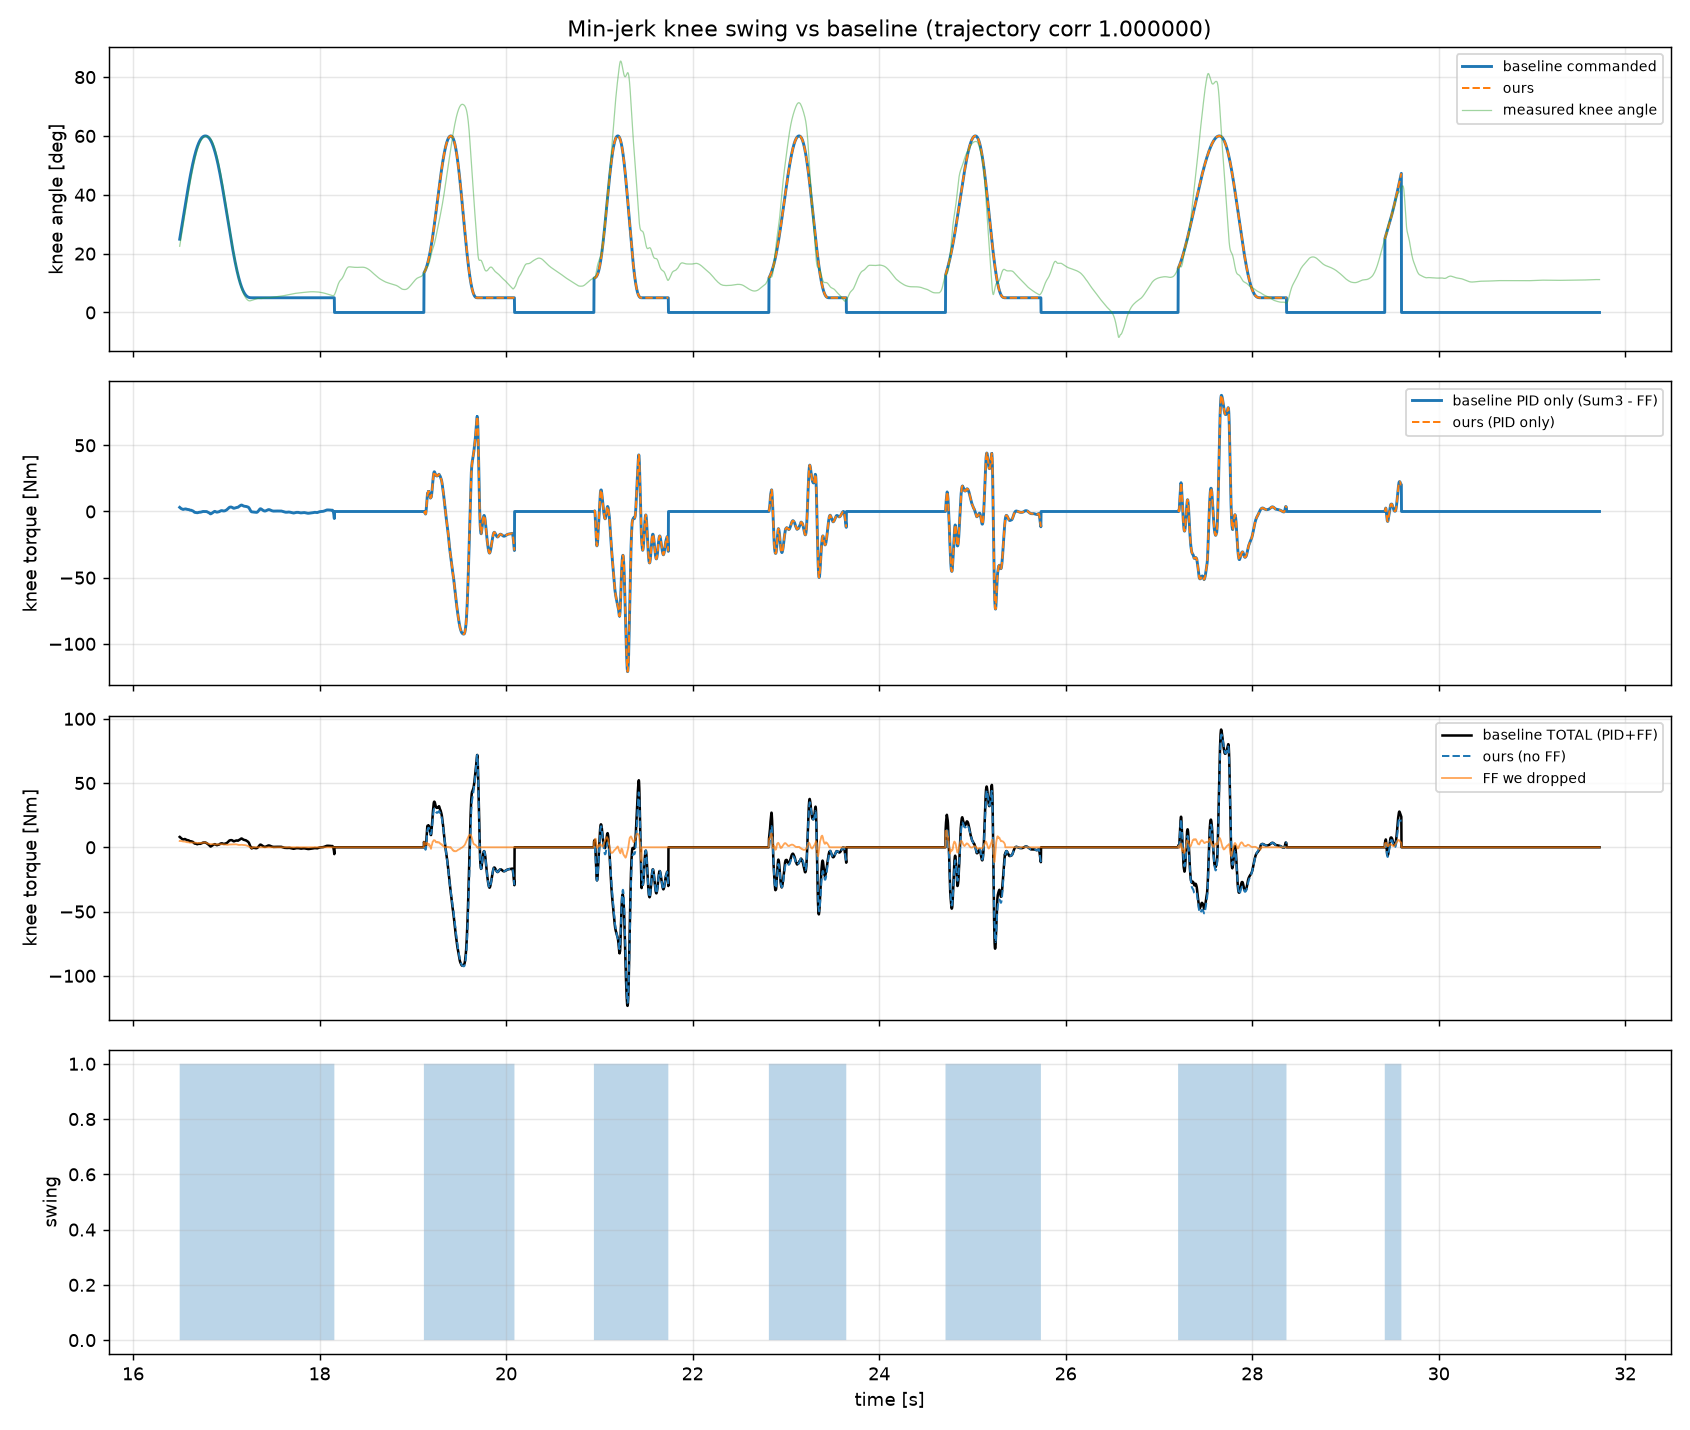

Recreate this plot in Python.
"""Replay MinJerkSwing against the baseline's own commanded swing.

The trial ran the NPC controller with min-jerk swing live, and the `walk` scope
group logs that block's internals, so the setpoints it commanded are available
as a reference rather than just as scale context.

Compared, kept separate on purpose:

1. Trajectory, both joints, against walk p1 (knee) and p4 (ankle).

2. Torque, against the baseline's pid-only output. Its knee torque is
   `ff*1 + pid` (Torque Control/Sum3) and the feedforward is logged separately,
   so walk[:,0] - walk[:,4] isolates the pid. The gains and setpoint match and
   replay feeds the same measured angle, so that comparison exercises the
   discrete pid. The ankle feedforward gain is 0, so its torque compares
   directly. walk[:,4] is what the dropped knee feedforward was contributing.

   The measured angle here came from a leg that had the feedforward, so this
   bounds the torque difference, not the tracking that would result without it.

Inputs come from the baseline's own latches so the comparison isolates the
solver:
  base[:,40] `from stance to swing/time`     -- t_toeoff, latched
  base[:,41] `Triggered Subsystem/time`      -- t_heelstrike, latched
which reproduces swing_duration exactly instead of re-deriving it from our
contact detection. base[:,39] is the latched toe-off knee angle, a cross-check
that we sample the same instant.

Initial conditions go through the baseline's input filters (2nd-order
Butterworth at 1 kHz: knee velocity 25 Hz, ankle velocity 20 Hz, both
accelerations 10 Hz), which live inside `minjerk swing Control` and feed the
trajectory initial conditions.

Runs at the log's 1 kHz rather than the 500 Hz control rate. The trajectory is a
function of time and does not care, but the filters and the pid's discrete
states do.

The walking window opens mid-swing. That first truncated swing has no toe-off to
latch, so it is skipped; initiating from the window edge instead compares a
fresh trajectory against one already half done.

walk column map (0-based into scope_data.walk.data), from signalNames:
    0  Torque Control/Sum3 ............ knee torque (ff + pid)
    1  Torque Control/Sum2 ............ ankle torque
    2  evaluate polynomials/p1 ........ knee angle setpoint
    3  evaluate polynomials/p4 ........ ankle angle setpoint
    4  Calculate FF Torque/p1 ......... tau_knee_ff
    6  minjerk swing Control/Sum1 ..... stance duration
    7  evaluate polynomials/p2 ........ knee velocity setpoint
    8  evaluate polynomials/p3 ........ knee acceleration setpoint

Data + base column map: see tests/impedance_stance_replay.py.

Run:  uv run python -m cmu_leg.tests.minjerk_swing_replay
Writes minjerk_swing_replay.png next to this file.
"""
from dataclasses import replace
from pathlib import Path

import numpy as np
import scipy.io as sio
import matplotlib
matplotlib.use("Agg")
import matplotlib.pyplot as plt

from cmu_leg.control.high_level.walking.minjerk_swing import MinJerkSwing
from cmu_leg.control.utils import Lowpass, clamp
from cmu_leg.types.state import ProsthesisState
from cmu_leg.config.params import MJSWING, COMMON

HERE = Path(__file__).parent
MAT = HERE / "data" / "gaitData20251015_test7_NN_vicon.mat"
PNG = HERE / "minjerk_swing_replay.png"

# The `Ankle Angle` subsystem emits six signals, giving two plausible
# (angle, vel, accel) triples in the log:
#   15/16/17  Convert to radians2/Add   + Discrete Derivative /Diff, 2/Diff
#   18/19/20  Convert to radians2/Bias1 + Discrete Derivative1/Diff, 4/Diff
# 18/19/20 is the one the swing block consumes, established by substitution
# rather than by reading the model: it reproduces the commanded ankle trajectory
# to 0.0000 deg, where 15/16/17 gives 3.90 deg max and 0.60 RMS. The two differ
# by a small state-dependent amount, mean -0.17 deg and up to -2.9 deg, which
# looks like ankle spring deflection rather than a fixed offset. Which of them
# ProsthesisState.ankle_angle carries is unsettled, so this exercises the solver
# rather than the plumbing.
BASE = dict(knee_ang=7, knee_vel=8, knee_acc=9,
            ankle_ang=18, ankle_vel=19, ankle_acc=20, stance=29,
            toeoff_knee=39, t_toeoff=40, t_heelstrike=41, time=107)
WALK = dict(knee_tq=0, ankle_tq=1, knee_traj=2, ankle_traj=3, knee_ff=4,
            stance_dur=6, knee_vel_traj=7, knee_acc_traj=8)

WALK_START_S = 16.5
LOG_RATE = 1000.0


def load():
    sd = sio.loadmat(str(MAT), squeeze_me=True,
                     struct_as_record=False)["scope_data"]
    t = sd.base.data[:, BASE["time"]]
    w = t >= WALK_START_S
    sig = {k: sd.base.data[w, c] for k, c in BASE.items()}
    sig.update({k: sd.walk.data[w, c] for k, c in WALK.items()})
    return sig


def replay(sig):
    """Drive MinJerkSwing over the trial, resetting on each toe-off edge."""
    # Run the pid at the log's rate, which is also the nominal period it seeds
    # _t_prev from.
    ctrl = MinJerkSwing(common=replace(COMMON, control_sample_rate=LOG_RATE))
    ctrl._verified = True

    # Velocity and acceleration are filtered before they become trajectory
    # initial conditions; angle stays raw.
    vel_lp = Lowpass(cutoff_freq=25.0, sample_rate=LOG_RATE, order=2)
    acc_lp = Lowpass(cutoff_freq=10.0, sample_rate=LOG_RATE, order=2)
    a_vel_lp = Lowpass(cutoff_freq=20.0, sample_rate=LOG_RATE, order=2)
    a_acc_lp = Lowpass(cutoff_freq=10.0, sample_rate=LOG_RATE, order=2)
    vel_lp.reset(sig["knee_vel"][0])
    acc_lp.reset(sig["knee_acc"][0])
    a_vel_lp.reset(sig["ankle_vel"][0])
    a_acc_lp.reset(sig["ankle_acc"][0])

    n = len(sig["time"])
    traj = np.full(n, np.nan)
    torque = np.full(n, np.nan)
    a_traj = np.full(n, np.nan)
    a_torque = np.full(n, np.nan)
    swing = sig["stance"] < 0.5
    events = []                      # (t_toeoff, T_ours, T_base, ic_err)

    for i in range(n):
        t = sig["time"][i]
        vel = vel_lp.compute(sig["knee_vel"][i])
        acc = acc_lp.compute(sig["knee_acc"][i])
        st = ProsthesisState(knee_angle=sig["knee_ang"][i],
                             knee_velocity=vel, knee_accel=acc,
                             ankle_angle=sig["ankle_ang"][i],
                             ankle_velocity=a_vel_lp.compute(sig["ankle_vel"][i]),
                             ankle_accel=a_acc_lp.compute(sig["ankle_acc"][i]))

        # Genuine toe-off edges only; see the note on the truncated first swing.
        if i > 0 and swing[i] and not swing[i - 1]:
            # Toe-off. Take the stance duration from the baseline's own latches,
            # read a few ticks in so the triggered latch has certainly updated.
            j = min(i + 5, n - 1)
            stance_dur = sig["t_toeoff"][j] - sig["t_heelstrike"][j]
            ctrl.reset(st, t, prev_stance_duration=stance_dur)
            events.append((t, ctrl._T,
                           clamp(MJSWING.swing_to_stance_ratio * stance_dur,
                                 MJSWING.swing_duration_min,
                                 MJSWING.swing_duration_max),
                           sig["knee_ang"][i] - sig["toeoff_knee"][j]))

        if ctrl.t0 is not None and swing[i]:
            traj[i] = ctrl.knee.setpoint(t - ctrl.t0)[0]
            a_traj[i] = ctrl.ankle.setpoint(t - ctrl.t0)[0]
            out = ctrl.compute(st, t)
            torque[i] = out.knee_desired
            a_torque[i] = out.ankle_desired

    return traj, torque, a_traj, a_torque, np.array(events), swing


def _stats(ours, ref, m):
    e = ours[m] - ref[m]
    return (np.corrcoef(ours[m], ref[m])[0, 1],
            np.sqrt((e ** 2).mean()), np.abs(e).max())


def main():
    sig = load()
    traj, torque, a_traj, a_torque, events, swing = replay(sig)
    m = swing & np.isfinite(traj)

    ref_traj = sig["knee_traj"]
    ff = sig["knee_ff"]
    ref_total = sig["knee_tq"]           # FF*1 + PID
    ref_pid = ref_total - ff             # the baseline's PID alone

    c, rms, mx = _stats(traj, ref_traj, m)
    print("TRAJECTORY  ours vs walk p1")
    print(f"  swings {len(events)}   samples {m.sum()}")
    print(f"  corr {c:.6f}   RMS {np.degrees(rms):.4f} deg   "
          f"max {np.degrees(mx):.4f} deg")

    c, rms, mx = _stats(torque, ref_pid, m)
    print("\nTORQUE  ours vs baseline PID-only (walk Sum3 - FF)")
    print(f"  corr {c:.6f}   RMS {rms:.4f} Nm   max {mx:.4f} Nm")

    c, rms, mx = _stats(torque, ref_total, m)
    print("\nTORQUE  ours vs baseline TOTAL (what the leg actually got)")
    print(f"  corr {c:.6f}   RMS {rms:.4f} Nm   max {mx:.4f} Nm")

    c, rms, mx = _stats(a_traj, sig["ankle_traj"], m)
    print("\nANKLE TRAJECTORY  ours (jerk-optimal knot accel) vs walk p4")
    print(f"  corr {c:.6f}   RMS {np.degrees(rms):.4f} deg   "
          f"max {np.degrees(mx):.4f} deg")
    print(f"  ankle range: ours {np.degrees(a_traj[m].min()):.2f}..."
          f"{np.degrees(a_traj[m].max()):.2f}  baseline "
          f"{np.degrees(sig['ankle_traj'][m].min()):.2f}..."
          f"{np.degrees(sig['ankle_traj'][m].max()):.2f} deg")

    c, rms, mx = _stats(a_torque, sig["ankle_tq"], m)
    print("\nANKLE TORQUE  ours vs baseline (ankle FF gain is 0, so comparable)")
    print(f"  corr {c:.6f}   RMS {rms:.4f} Nm   max {mx:.4f} Nm")

    print("\nWhat the dropped feedforward was contributing")
    print(f"  FF     RMS {np.sqrt((ff[m]**2).mean()):.4f} Nm   "
          f"peak {np.abs(ff[m]).max():.4f} Nm")
    print(f"  PID    RMS {np.sqrt((ref_pid[m]**2).mean()):.4f} Nm   "
          f"peak {np.abs(ref_pid[m]).max():.4f} Nm")
    print(f"  total  RMS {np.sqrt((ref_total[m]**2).mean()):.4f} Nm   "
          f"peak {np.abs(ref_total[m]).max():.4f} Nm")
    print(f"  FF share of total RMS: "
          f"{np.sqrt((ff[m]**2).mean()) / np.sqrt((ref_total[m]**2).mean()):.1%}")

    print("\nper-swing swing_duration (ours vs baseline latches):")
    for k, (t0, T, T_base, ic) in enumerate(events):
        print(f"  {k:2d}  t={t0:7.3f}  T={T:.4f}  base_T={T_base:.4f}  "
              f"IC angle delta={np.degrees(ic):+.3f} deg")

    t = sig["time"]
    fig, ax = plt.subplots(4, 1, figsize=(13, 11), sharex=True)

    ax[0].plot(t, np.degrees(ref_traj), lw=1.6, label="baseline commanded")
    ax[0].plot(t, np.degrees(traj), lw=1.1, ls="--", label="ours")
    ax[0].plot(t, np.degrees(sig["knee_ang"]), lw=0.7, alpha=0.45,
               label="measured knee angle")
    ax[0].set_ylabel("knee angle [deg]")
    ax[0].set_title("Min-jerk knee swing vs baseline "
                    f"(trajectory corr {_stats(traj, ref_traj, m)[0]:.6f})")
    ax[0].legend(loc="upper right", fontsize=8)

    ax[1].plot(t, ref_pid, lw=1.6, label="baseline PID only (Sum3 - FF)")
    ax[1].plot(t, torque, lw=1.1, ls="--", label="ours (PID only)")
    ax[1].set_ylabel("knee torque [Nm]")
    ax[1].legend(loc="upper right", fontsize=8)

    ax[2].plot(t, ref_total, lw=1.4, color="k", label="baseline TOTAL (PID+FF)")
    ax[2].plot(t, torque, lw=1.1, ls="--", label="ours (no FF)")
    ax[2].plot(t, ff, lw=1.0, alpha=0.7, color="tab:orange",
               label="FF we dropped")
    ax[2].set_ylabel("knee torque [Nm]")
    ax[2].legend(loc="upper right", fontsize=8)

    ax[3].fill_between(t, 0, swing.astype(float), step="mid", alpha=0.3)
    ax[3].set_ylabel("swing")
    ax[3].set_xlabel("time [s]")
    for a in ax:
        a.grid(alpha=0.3)

    fig.tight_layout()
    fig.savefig(PNG, dpi=130)
    print(f"\nwrote {PNG}")


if __name__ == "__main__":
    main()
